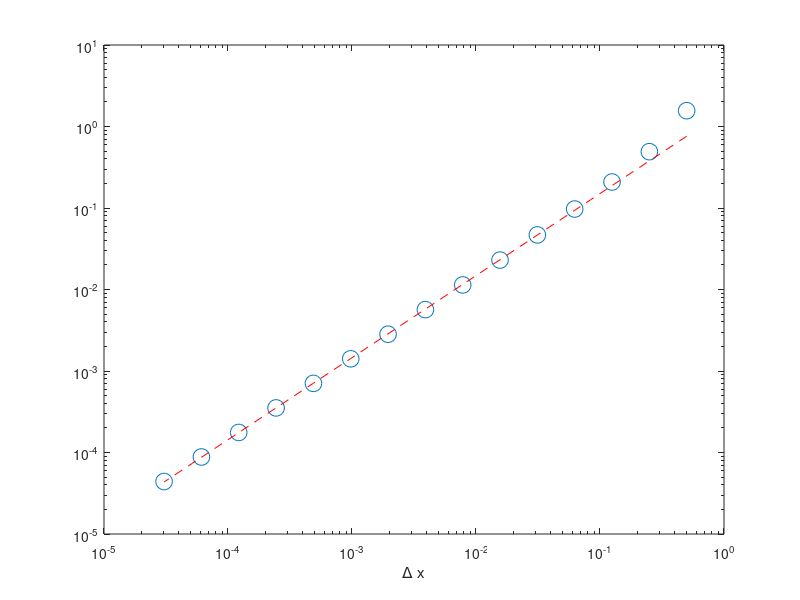

This figure's MATLAB source:
% exercise 9.1 (c), Trefethen & Bau, page 64
nulist = 1:15;
dx = zeros(size(nulist));  err = dx;  % space for dx, errors

for j = 1:length(nulist);
  dx(j) = 2^(-nulist(j));
  x = (-1.0:dx(j):1.0)';
  A = [x.^0 x.^1 x.^2 x.^3];
  [Q,R] = qr(A,0);
  Papprox = Q(:,4) / Q(end,4);    Pexact = 2.5 * x.^3 - 1.5 * x;
  err(j) = max(abs(Papprox - Pexact));
  fprintf('dx = 2^{-%2d}:  err = %.4e\n',nulist(j),err(j))
end

loglog(dx,err,'o','markersize',12)
p = polyfit(log(dx(4:15)),log(err(4:15)),1);
fprintf('data suggests err(dx) = O(dx^{%.4f})\n',p(1))
hold on,  loglog(dx,exp(p(2))*dx.^p(1),'r--'), hold off
xlabel('\Delta x')
